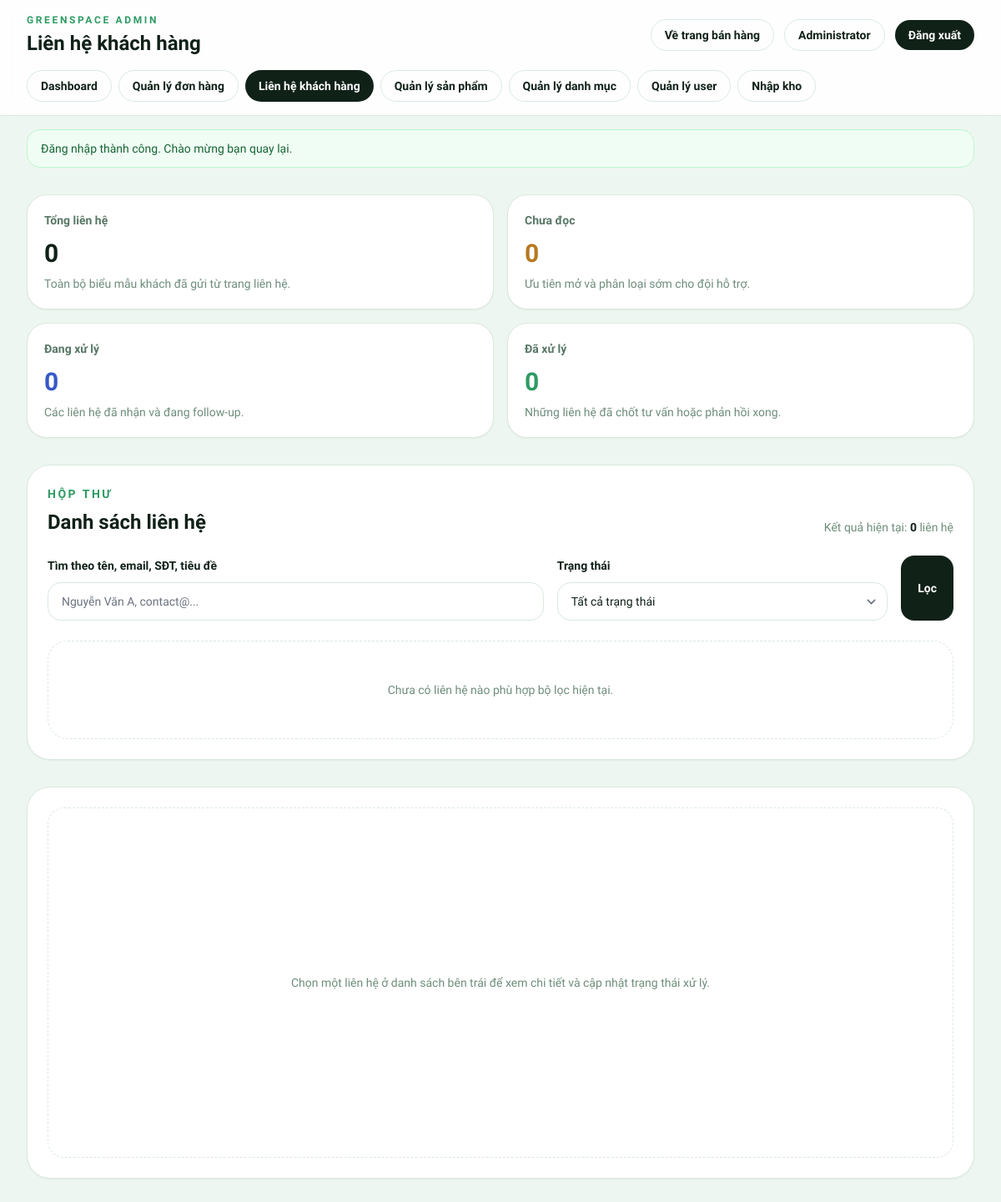
The app's page /admin/contacts.php (signed in), older data.
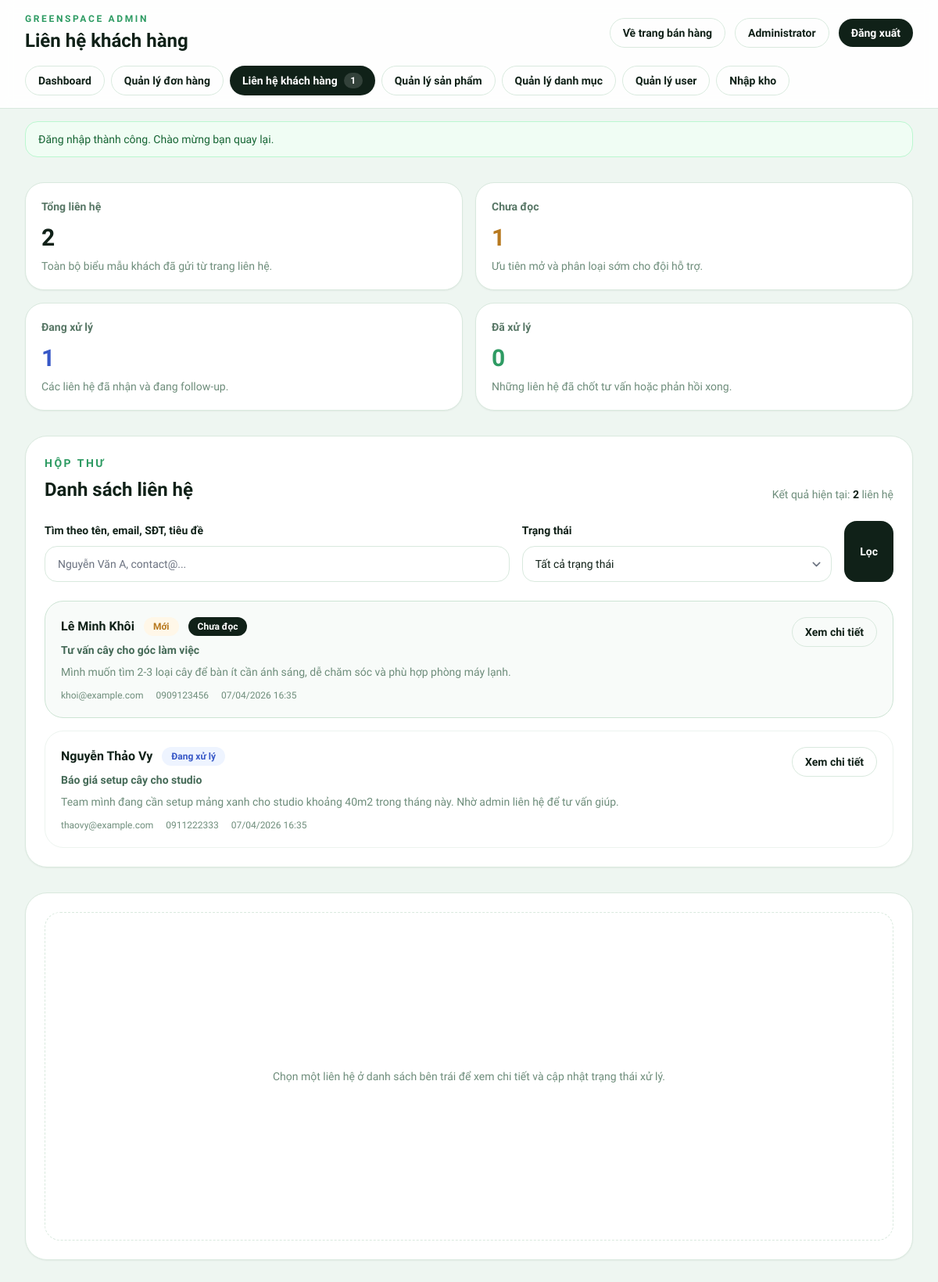
The same page, newer data.
### tables this page shows
CREATE TABLE contact_messages (
    id INT AUTO_INCREMENT PRIMARY KEY,
    full_name VARCHAR(120) NOT NULL,
    email VARCHAR(120) NOT NULL,
    phone VARCHAR(20) DEFAULT NULL,
    subject VARCHAR(180) NOT NULL,
    message TEXT NOT NULL,
    status ENUM('new', 'in_progress', 'resolved') NOT NULL DEFAULT 'new',
    is_read TINYINT(1) NOT NULL DEFAULT 0,
    admin_note TEXT DEFAULT NULL,
    created_at TIMESTAMP DEFAULT CURRENT_TIMESTAMP,
    updated_at TIMESTAMP DEFAULT CURRENT_TIMESTAMP ON UPDATE CURRENT_TIMESTAMP,
    INDEX idx_contact_messages_status (status),
    INDEX idx_contact_messages_is_read (is_read),
    INDEX idx_contact_messages_created_at (created_at)
);

### app/core/PhpTemplateResponse.php (called while the page is built, shortened)
<?php
class PhpTemplateResponse extends Response {
    public function send(): void {
        $previousTemplateFlag = $GLOBALS['mvc_template_rendering'] ?? null;
        extract($this->data, EXTR_SKIP);
        include $this->templatePath;
        if ($previousTemplateFlag === null) {
            return;
        }
    }
}

### app/models/ContactMessage.php (called while the page is built, shortened)
<?php
class ContactMessage {
    private PDO $conn;
    private string $table = 'contact_messages';
    public function __construct() {
        $db = new Database();
        $this->conn = $db->getConnection();
    }
    public function getAdminList(string $search = '', string $status = 'all', int $limit = 20, int $offset = 0): array {
        [$whereSql, $bindings] = $this->buildAdminFilters($search, $status);
        $stmt = $this->conn->prepare(
            "SELECT *
             FROM {$this->table}
             {$whereSql}
             ORDER BY is_read ASC, created_at DESC, id DESC
             LIMIT :limit OFFSET :offset"
        );
        $stmt->bindValue(':limit', max(1, $limit), PDO::PARAM_INT);
        $stmt->bindValue(':offset', max(0, $offset), PDO::PARAM_INT);
        $stmt->execute();
        return $stmt->fetchAll() ?: [];
    }
    public function getAdminTotal(string $search = '', string $status = 'all'): int {
        [$whereSql, $bindings] = $this->buildAdminFilters($search, $status);
        $stmt = $this->conn->prepare(
            "SELECT COUNT(*)
             FROM {$this->table}
             {$whereSql}"
        );
        $stmt->execute();
        return (int)$stmt->fetchColumn();
    }
    public function getStats(): array {
        $stmt = $this->conn->query(
            "SELECT COUNT(*) AS total_messages,
                    COALESCE(SUM(status = 'new'), 0) AS new_messages,
                    COALESCE(SUM(status = 'in_progress'), 0) AS in_progress_messages,
                    COALESCE(SUM(status = 'resolved'), 0) AS resolved_messages,
                    COALESCE(SUM(is_read = 0), 0) AS unread_messages
             FROM {$this->table}"
        );
        $row = $stmt->fetch() ?: [];
        return [
            'total_messages' => (int)($row['total_messages'] ?? 0),
            'new_messages' => (int)($row['new_messages'] ?? 0),
            'in_progress_messages' => (int)($row['in_progress_messages'] ?? 0),
            'resolved_messages' => (int)($row['resolved_messages'] ?? 0),
            'unread_messages' => (int)($row['unread_messages'] ?? 0),
        ];
    }
    private function buildAdminFilters(string $search, string $status): array {
        $conditions = ['1 = 1'];
        $bindings = [];
        $search = trim($search);
        return ['WHERE ' . implode(' AND ', $conditions), $bindings];
    }
}

### config/database.php (called while the page is built, shortened)
<?php
class Database {
    private $host;
    private $db_name;
    private $username;
    private $password;
    private $charset;
    public function __construct() {
        $this->host = DB_HOST ?? 'localhost';
        $this->db_name = DB_NAME ?? 'webgreenspace';
        $this->username = DB_USER ?? 'root';
        $this->password = DB_PASS ?? '';
        $this->charset = DB_CHARSET ?? 'utf8mb4';
    }
    public function getConnection() {
        $this->conn = null;
        try {
            $dsn = "mysql:host={$this->host};dbname={$this->db_name};charset={$this->charset}";
            $options = [
                PDO::ATTR_ERRMODE => PDO::ERRMODE_EXCEPTION,
                PDO::ATTR_DEFAULT_FETCH_MODE => PDO::FETCH_ASSOC,
                PDO::ATTR_EMULATE_PREPARES => false,
            ];
            $this->conn = new PDO($dsn, $this->username, $this->password, $options);
        } catch(PDOException $e) {
            echo "Connection Error: " . $e->getMessage();
            die();
        }
        return $this->conn;
    }
}

### app/presenters/AdminPagePresenter.php (called while the page is built, shortened)
<?php
class AdminPagePresenter {
    private ContactMessage $contactModel;
    public function __construct(
        ?AdminDashboardService $dashboardService = null,
        ?ContactMessage $contactModel = null,
        ?Order $orderModel = null,
        ?Product $productModel = null,
        ?Category $categoryModel = null,
        ?User $userModel = null,
    ) {
        $this->contactModel = $contactModel ?? new ContactMessage();
    }
    public function presentContacts(string $search, string $statusFilter, int $page, int $viewId): array {
        $statusOptions = [
            'all' => 'Tất cả trạng thái',
            'new' => 'Mới',
            'in_progress' => 'Đang xử lý',
            'resolved' => 'Đã xử lý',
        ];
        $perPage = 12;
        $totalMessages = $this->contactModel->getAdminTotal($search, $statusFilter);
        $totalPages = max(1, (int)ceil($totalMessages / $perPage));
        $page = min(max(1, $page), $totalPages);
        $offset = ($page - 1) * $perPage;
        $messages = $this->contactModel->getAdminList($search, $statusFilter, $perPage, $offset);
        $viewMessage = null;
        return [
            'statusOptions' => $statusOptions,
            'search' => $search,
            'statusFilter' => $statusFilter,
            'page' => $page,
            'perPage' => $perPage,
            'stats' => $this->contactModel->getStats(),
            'totalMessages' => $totalMessages,
            'totalPages' => $totalPages,
            'messages' => $messages,
            'viewId' => $viewId,
            'viewMessage' => $viewMessage,
            'currentState' => [
                'q' => $search,
                'status' => $statusFilter,
                'page' => $page,
                'view' => $viewId,
            ],
        ];
    }
}

### app/controllers/AdminPageController.php (called while the page is built, shortened)
<?php
class AdminPageController extends Controller {
    public function __construct(
        ?Request $request = null,
        private ?AdminPageService $pageService = null,
        private ?AdminPagePresenter $pagePresenter = null,
    ) {
        $this->pagePresenter ??= new AdminPagePresenter();
    }
    public function contacts(): Response {
        $search = trim((string)$this->request->query('q', ''));
        $statusFilter = (string)$this->request->query('status', 'all');
        $page = max(1, (int)$this->request->query('page', 1));
        $viewId = max(0, (int)$this->request->query('view', 0));
        $viewData = $this->pagePresenter->presentContacts($search, $statusFilter, $page, $viewId);
        return $this->template(PUBLIC_PATH . '/admin/contacts.php', $viewData, 200, [
            'mvc_template_current_page' => 'contacts.php',
        ]);
    }
}

### helpers/functions.php (called while the page is built, shortened)
<?php
function clean(string|array $data): string|array {
    return htmlspecialchars(trim($data), ENT_QUOTES, 'UTF-8');
}
function format_date(string $date, string $format = 'd/m/Y H:i'): string {
    return date($format, strtotime($date));
}
function truncate(string $text, int $length = 100, string $suffix = '...'): string {
    return $text;
}

### public/admin/contacts.php (the view, shortened to what the rows shown need)
<?php
if (empty($GLOBALS['mvc_template_rendering'])) {
    (new AdminPageController())->contacts()->send();
    return;
}
require_once __DIR__ . '/bootstrap.php';
if (!function_exists('admin_contacts_query')) {
function admin_contacts_query(array $params): string {
    $filtered = [];
    foreach ($params as $key => $value) {
        if ($value === null || $value === '' || $value === 'all') {
            continue;
        }
        if ($key === 'page' && (int)$value <= 1) {
            continue;
        }
        $filtered[$key] = $value;
    }
    $query = http_build_query($filtered);
    return $query !== '' ? '?' . $query : '';
}
}
    if (!function_exists('admin_contact_status_meta')) {
    function admin_contact_status_meta(string $status): array {
    return match ($status) {
        'resolved' => ['label' => 'Đã xử lý', 'class' => 'bg-[#edf8f1] text-[#2e9b63]'],
        'in_progress' => ['label' => 'Đang xử lý', 'class' => 'bg-[#eef4ff] text-[#3758c7]'],
        default => ['label' => 'Mới', 'class' => 'bg-[#fff7e8] text-[#b7791f]'],
    };
}
}
?>
<div class="space-y-8">
    <section class="grid gap-8 xl:grid-cols-[0.95fr_1.05fr]">
        <div class="rounded-[1.75rem] border border-[#d9e9de] bg-white p-6 shadow-sm">
            <div class="flex flex-col gap-4 lg:flex-row lg:items-end lg:justify-between">
                <div>
                    <h2 class="mt-2 text-2xl font-extrabold text-[#102118]">Danh sách liên hệ</h2>
                </div>
            </div>
            <?php if (empty($messages)): ?>
                <div class="mt-6 rounded-[1.5rem] border border-dashed border-[#d9e9de] px-6 py-12 text-center text-sm text-[#6e8d7b]">
                    Chưa có liên hệ nào phù hợp bộ lọc hiện tại.
                </div>
            <?php else: ?>
                <div class="mt-6 space-y-4">
                    <?php foreach ($messages as $message): ?>
                        <?php $statusMeta = admin_contact_status_meta((string)$message['status']); ?>
                        <article class="rounded-[1.5rem] border <?= empty($message['is_read']) ? 'border-[#cde4d4] bg-[#f8fbf9]' : 'border-[#edf4ef] bg-white' ?> p-5">
                            <div class="flex items-start justify-between gap-4">
                                <div class="min-w-0">
                                    <div class="flex flex-wrap items-center gap-3">
                                        <p class="text-base font-bold text-[#102118]"><?= clean($message['full_name']) ?></p>
                                        <span class="rounded-full px-3 py-1 text-xs font-semibold <?= clean($statusMeta['class']) ?>"><?= clean($statusMeta['label']) ?></span>
                                        <?php if (empty($message['is_read'])): ?>
                                            <span class="rounded-full bg-[#102118] px-3 py-1 text-xs font-semibold text-white">Chưa đọc</span>
                                        <?php endif; ?>
                                    </div>
                                    <p class="mt-2 text-sm font-semibold text-[#456a57]"><?= clean($message['subject']) ?></p>
                                    <p class="mt-2 text-sm text-[#6e8d7b]"><?= clean(truncate((string)$message['message'], 140)) ?></p>
                                    <div class="mt-3 flex flex-wrap gap-4 text-xs text-[#6e8d7b]">
                                        <span><?= clean($message['email']) ?></span>
                                        <?php if (!empty($message['phone'])): ?><span><?= clean($message['phone']) ?></span><?php endif; ?>
                                        <span><?= format_date($message['created_at'], 'd/m/Y H:i') ?></span>
                                    </div>
                                </div>
                                <a href="contacts.php<?= clean(admin_contacts_query([
                                    'q' => $search,
                                    'status' => $statusFilter,
                                    'page' => $page,
                                    'view' => (int)$message['id'],
                                ])) ?>#contact-detail" class="inline-flex items-center rounded-full border border-[#d9e9de] px-4 py-2 text-sm font-semibold text-[#102118] transition-colors hover:border-[#2e9b63] hover:text-[#2e9b63]">
                                    Xem chi tiết
                                </a>
                            </div>
                        </article>
                    <?php endforeach; ?>
                </div>
            <?php endif; ?>
        </div>
    </section>
</div>

Row changes from the older to the newer data that the page shows:
added contact_messages: full_name "Lê Minh Khôi", status "Mới", is_read "Chưa đọc", subject "Tư vấn cây cho góc làm việc", message "Mình muốn tìm 2-3 loại cây để bàn ít cần ánh sáng, dễ chăm sóc và phù hợp phòng máy lạnh.", email "khoi@example.com", phone "0909123456", created_at "07/04/2026 16:35"
added contact_messages: full_name "Nguyễn Thảo Vy", status "Đang xử lý", subject "Báo giá setup cây cho studio", message "Team mình đang cần setup mảng xanh cho studio khoảng 40m2 trong tháng này. Nhờ admin liên hệ để tư vấn giúp.", email "thaovy@example.com", phone "0911222333", created_at "07/04/2026 16:35", is_read 1 (drawn)
Text that changed along with them:
$stats['total_messages']: "0" → "2"
$stats['unread_messages']: "0" → "1"
$stats['in_progress_messages']: "0" → "1"
$totalMessages: "0" → "2"
new list line: "Liên hệ khách hàng 1"
list line gone: "Liên hệ khách hàng"
text no longer shown: "Chưa có liên hệ nào phù hợp bộ lọc hiện tại."
